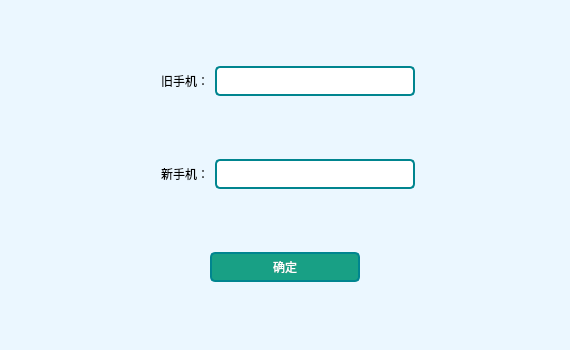
<?xml version="1.0" encoding="UTF-8"?>
<ui version="4.0">
 <class>MainWindow</class>
 <widget class="QMainWindow" name="MainWindow">
  <property name="geometry">
   <rect>
    <x>0</x>
    <y>0</y>
    <width>570</width>
    <height>350</height>
   </rect>
  </property>
  <property name="windowTitle">
   <string>工业设备温度监测系统_修改手机号</string>
  </property>
  <property name="styleSheet">
   <string notr="true">#MainWindow{
	background-color: #ebf7ff;}
QPushButton{
    background-color:#18a085;
    color:rgb(255, 255, 255);
    border:2px solid #00858f;
    border-radius:5px;
}
QPushButton:pressed{
    padding-top:5px;
    padding-left:5px;
}
QPushButton:hover{
 padding-bottom:5px;
}
QLineEdit{
 border:2px solid #00858f;
    border-radius:5px;}
*{font:bold 12pt &quot;楷体&quot;;}
</string>
  </property>
  <widget class="QWidget" name="centralwidget">
   <layout class="QVBoxLayout" name="verticalLayout">
    <item>
     <spacer name="horizontalSpacer">
      <property name="orientation">
       <enum>Qt::Horizontal</enum>
      </property>
      <property name="sizeHint" stdset="0">
       <size>
        <width>40</width>
        <height>20</height>
       </size>
      </property>
     </spacer>
    </item>
    <item>
     <layout class="QHBoxLayout" name="horizontalLayout">
      <item>
       <widget class="QLabel" name="label_6">
        <property name="minimumSize">
         <size>
          <width>200</width>
          <height>0</height>
         </size>
        </property>
        <property name="text">
         <string>旧手机：</string>
        </property>
        <property name="alignment">
         <set>Qt::AlignRight|Qt::AlignTrailing|Qt::AlignVCenter</set>
        </property>
       </widget>
      </item>
      <item>
       <widget class="QLineEdit" name="lineEdit_phone_old">
        <property name="minimumSize">
         <size>
          <width>200</width>
          <height>30</height>
         </size>
        </property>
       </widget>
      </item>
      <item>
       <spacer name="horizontalSpacer_2">
        <property name="orientation">
         <enum>Qt::Horizontal</enum>
        </property>
        <property name="sizeHint" stdset="0">
         <size>
          <width>40</width>
          <height>20</height>
         </size>
        </property>
       </spacer>
      </item>
     </layout>
    </item>
    <item>
     <spacer name="horizontalSpacer_3">
      <property name="orientation">
       <enum>Qt::Horizontal</enum>
      </property>
      <property name="sizeHint" stdset="0">
       <size>
        <width>40</width>
        <height>20</height>
       </size>
      </property>
     </spacer>
    </item>
    <item>
     <layout class="QHBoxLayout" name="horizontalLayout_2">
      <item>
       <widget class="QLabel" name="label_7">
        <property name="minimumSize">
         <size>
          <width>200</width>
          <height>0</height>
         </size>
        </property>
        <property name="text">
         <string>新手机：</string>
        </property>
        <property name="alignment">
         <set>Qt::AlignRight|Qt::AlignTrailing|Qt::AlignVCenter</set>
        </property>
       </widget>
      </item>
      <item>
       <widget class="QLineEdit" name="lineEdit_phone_new">
        <property name="minimumSize">
         <size>
          <width>200</width>
          <height>30</height>
         </size>
        </property>
       </widget>
      </item>
      <item>
       <spacer name="horizontalSpacer_4">
        <property name="orientation">
         <enum>Qt::Horizontal</enum>
        </property>
        <property name="sizeHint" stdset="0">
         <size>
          <width>40</width>
          <height>20</height>
         </size>
        </property>
       </spacer>
      </item>
     </layout>
    </item>
    <item>
     <spacer name="horizontalSpacer_5">
      <property name="orientation">
       <enum>Qt::Horizontal</enum>
      </property>
      <property name="sizeHint" stdset="0">
       <size>
        <width>40</width>
        <height>20</height>
       </size>
      </property>
     </spacer>
    </item>
    <item>
     <layout class="QHBoxLayout" name="horizontalLayout_4">
      <item>
       <spacer name="horizontalSpacer_7">
        <property name="orientation">
         <enum>Qt::Horizontal</enum>
        </property>
        <property name="sizeHint" stdset="0">
         <size>
          <width>40</width>
          <height>20</height>
         </size>
        </property>
       </spacer>
      </item>
      <item>
       <widget class="QPushButton" name="btn_ok">
        <property name="minimumSize">
         <size>
          <width>150</width>
          <height>30</height>
         </size>
        </property>
        <property name="text">
         <string>确定</string>
        </property>
       </widget>
      </item>
      <item>
       <spacer name="horizontalSpacer_8">
        <property name="orientation">
         <enum>Qt::Horizontal</enum>
        </property>
        <property name="sizeHint" stdset="0">
         <size>
          <width>40</width>
          <height>20</height>
         </size>
        </property>
       </spacer>
      </item>
     </layout>
    </item>
    <item>
     <spacer name="horizontalSpacer_6">
      <property name="orientation">
       <enum>Qt::Horizontal</enum>
      </property>
      <property name="sizeHint" stdset="0">
       <size>
        <width>40</width>
        <height>20</height>
       </size>
      </property>
     </spacer>
    </item>
   </layout>
  </widget>
 </widget>
 <resources/>
 <connections/>
</ui>
